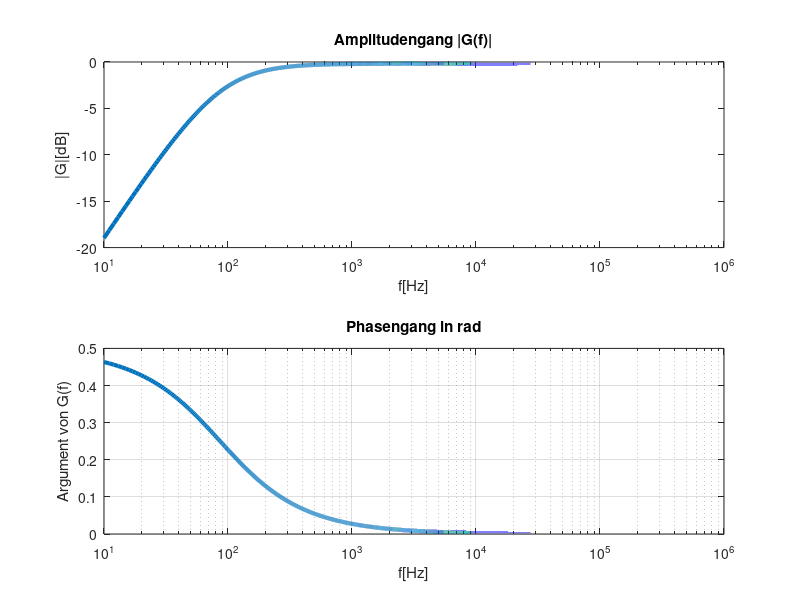

The MATLAB source for this figure:
clear all; clc; format compact; format short g;
%parameter
R=820;
C1=2.2e-6;
C2=47e-9;
dt=1e-1;
f_0=10;
f_E=1e6;
N=1e6;
lw=3;
%Funktionen
g=@(f)(C1/(C1+C2)).*(1i*2*pi*f*R*(C1+C2))./(1+1i*2*pi*f*R*(C1+C2));
% daten
f_data=linspace(f_0,f_E,N);
g_data=g(f_data);
%PLOT
figure(4);
subplot(2,1,1);
semilogx(f_data,20*log(abs(g_data))/log(10),'linewidth',lw);
xlabel('f[Hz]');ylabel('|G|[dB]');title('Amplitudengang |G(f)|')

subplot(2,1,2);
semilogx(f_data,angle(g_data)/pi,'linewidth',lw);
xlabel('f[Hz]');
ylabel('Argument von G(f)');
title('Phasengang in rad');
grid on;